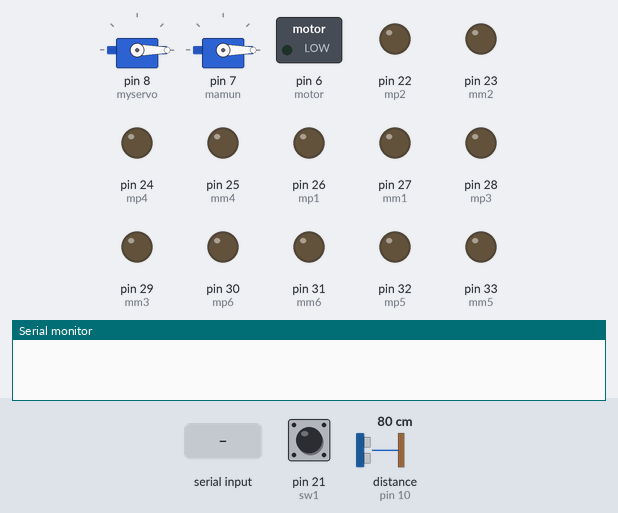
Recording of a sketch running on a simulated Arduino Mega 2560, built with avr-gcc and run on an emulated ATmega2560. Parts: 2 × servo, switched loads named in the sketch (green lamp = pin HIGH), output pins drawn as LEDs (lit = HIGH), the last lines printed to the serial monitor. Inputs (shaded band) come from the test bench; at power-on: pin 21 (sw1) HIGH, distance to the obstacle (sensor on pin 10) 80 cm. The echo pulse lasts 58.3 µs per cm; pins used as bus, display or sensor lines are not drawn.

Above: at 1.2 s.
1.3 s: "A" received over Serial
At 3.5 s:
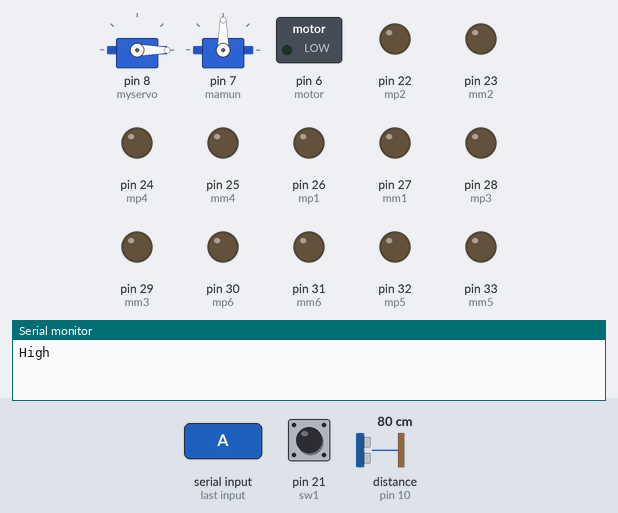
4.3 s: pin 21 (sw1) pulled LOW for 0.15 s
At 4.38 s:
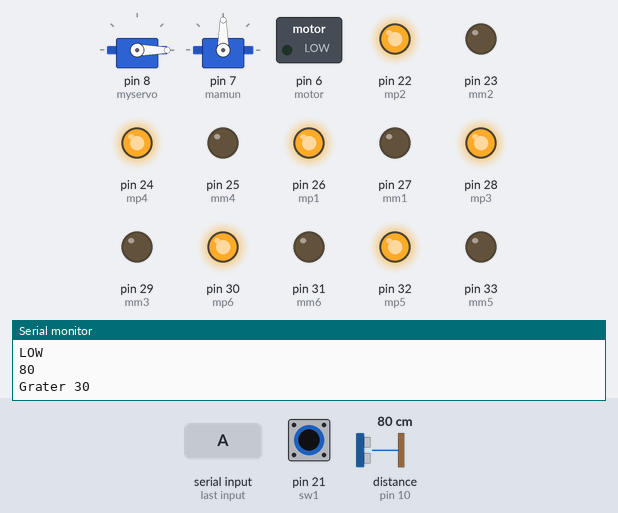
5.9 s: "D" received over Serial
At 6.6 s:
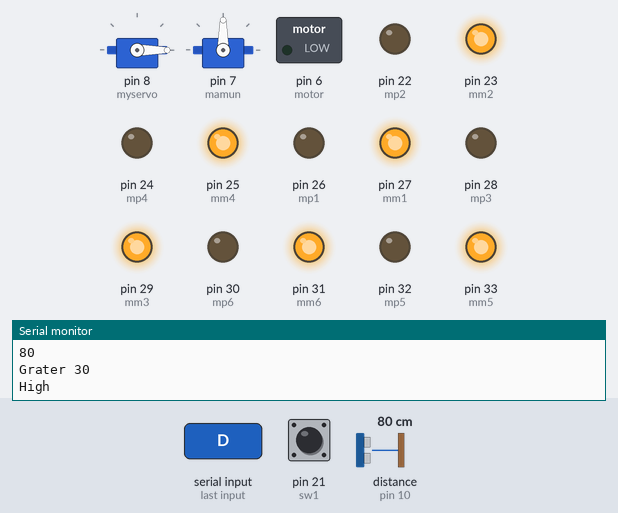
7.4 s: "L" received over Serial
At 7.7 s:
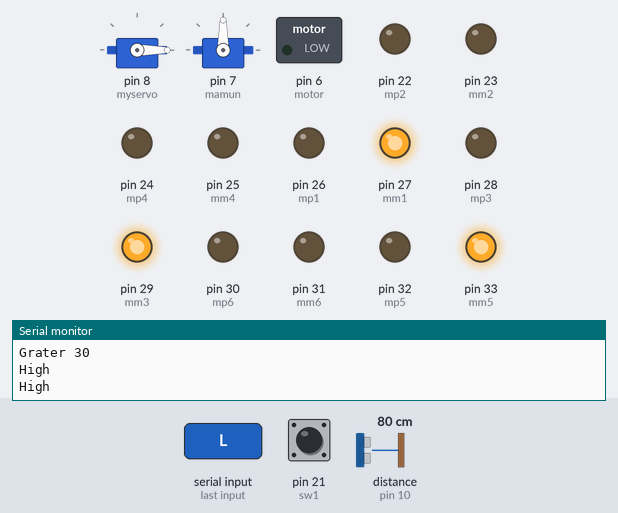
8.9 s: "R" received over Serial
At 10.1 s:
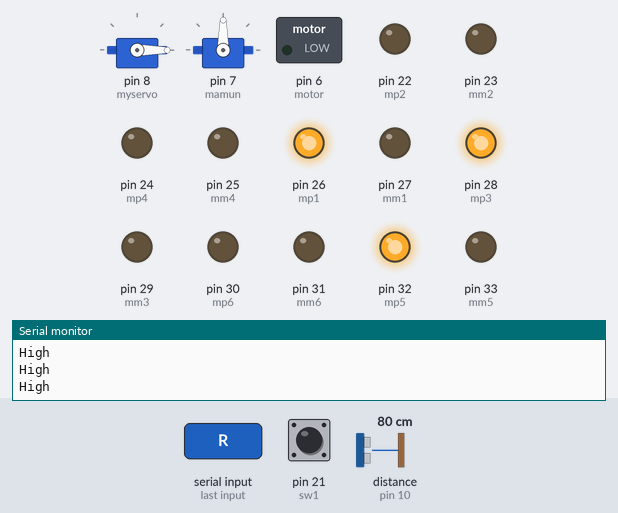
10.4 s: "B" received over Serial
At 12.9 s:
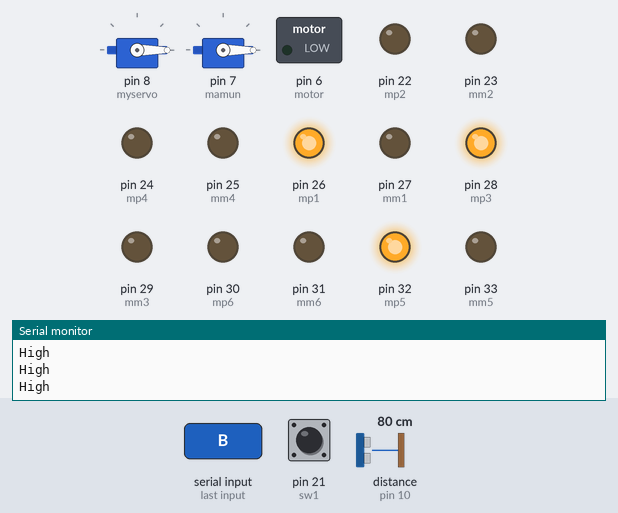
Timing chart, 0 to 14.4 s (numbered marks = the images above; inputs shaded):
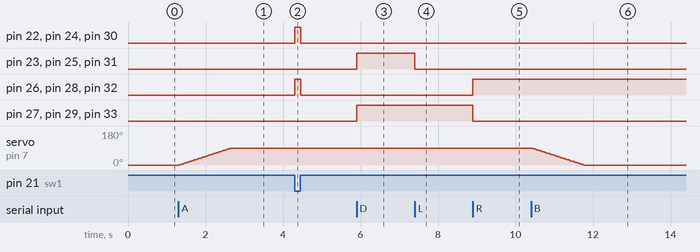

Measured:
- after the input at 1.3 s, servo on pin 7 (mamun): moves from 0° to 90° over 1.3 s, starting at once
- after the input at 4.3 s, pin 22 (mp2), pin 24 (mp4), pin 26 (mp1), pin 28 (mp3), pin 30 (mp6), pin 32 (mp5): LOW → HIGH at once, → LOW 0.16 s later
- after the input at 5.9 s, pin 23 (mm2), pin 25 (mm4), pin 27 (mm1), pin 29 (mm3), pin 31 (mm6), pin 33 (mm5): LOW → HIGH at once
- after the input at 7.4 s, pin 23 (mm2), pin 25 (mm4), pin 31 (mm6): HIGH → LOW at once
- after the input at 8.9 s, pin 26 (mp1), pin 28 (mp3), pin 32 (mp5): LOW → HIGH at once; pin 27 (mm1), pin 29 (mm3), pin 33 (mm5): HIGH → LOW at once
- after the input at 10.4 s, servo on pin 7 (mamun): moves from 90° to 0° over 1.3 s, starting at once

The sketch:

Mars_Robot_Demo.ino
```cpp
//#include "TimerOne.h" //for creating
int mp1=26,mm1=27,mp2=22,mm2=23,mp3=28,mm3=29,mp4=24,mm4=25,mp5=32,mm5=33,mp6=30,mm6=31;//motor
int ut=9,ue=10;//Ultrasonic sensor ut=tigger and ue=echo
int sm=8;//Servo motor
int sw1=21; // 2 external interrupt pin mean 21 pin in arduino mega                                 //,sw2=27; //Switch
int sp1=1,sp0=0; //speed of the wheel
 long duration, distance;
 //char a=" ";

 int motor=6;

 #include <Servo.h>

Servo myservo;
Servo mamun;

int pos = 0;
int pos1=0;

void setup() {

 myservo.attach(8);
 mamun.attach(7);


pinMode(mp1,OUTPUT);
pinMode(mm1,OUTPUT);
pinMode(mp2,OUTPUT);
pinMode(mm2,OUTPUT);
pinMode(mp3,OUTPUT);
pinMode(mm3,OUTPUT);
pinMode(mp4,OUTPUT);
pinMode(mm4,OUTPUT);
pinMode(mp5,OUTPUT);
pinMode(mm5,OUTPUT);
pinMode(mp6,OUTPUT);
pinMode(mm6,OUTPUT);

pinMode(motor,OUTPUT);

myservo.write(pos);         //positioning the zero position fo survo position
mamun.write(pos1);          //positioning the zero position fo survo position

pinMode(sw1,INPUT);

  pinMode(ut, OUTPUT);// ultrasonic sensor triger
  pinMode(ue, INPUT); // ultrasonic senosr echo
Serial.begin(9600);
//attachInterrupt(sw1,bluetooth,FALLING);

//Timer1.initialize(1000000); // monitor the distance in every 1 second
//Timer1.attachInterrupt(ultrasonic);

}
void forward()                                                       // car move forward
{
  digitalWrite(mp1,sp1);
  digitalWrite(mp2,sp1);
  digitalWrite(mp3,sp1);
  digitalWrite(mp4,sp1);
  digitalWrite(mp5,sp1);
  digitalWrite(mp6,sp1);

  digitalWrite(mm1,sp0);
  digitalWrite(mm2,sp0);
  digitalWrite(mm3,sp0);
  digitalWrite(mm4,sp0);
  digitalWrite(mm5,sp0);
  digitalWrite(mm6,sp0);
  }
  void backward()                                                      //car move backward
  {
  digitalWrite(mp1,sp0);
  digitalWrite(mp2,sp0);
  digitalWrite(mp3,sp0);
  digitalWrite(mp4,sp0);
  digitalWrite(mp5,sp0);
  digitalWrite(mp6,sp0);

  digitalWrite(mm1,sp1);
  digitalWrite(mm2,sp1);
  digitalWrite(mm3,sp1);
  digitalWrite(mm4,sp1);
  digitalWrite(mm5,sp1);
  digitalWrite(mm6,sp1);
    }
void leftside()                                                         //car move left side
{
    digitalWrite(mp1,sp0);
    digitalWrite(mm1,sp1);
    digitalWrite(mp3,sp0);
    digitalWrite(mm3,sp1);
    digitalWrite(mp5,sp0);
    digitalWrite(mm5,sp1);


     digitalWrite(mp2,sp0);
     digitalWrite(mm2,sp0);
     digitalWrite(mp4,sp0);
     digitalWrite(mm4,sp0);
     digitalWrite(mp6,sp0);
     digitalWrite(mm6,sp0);

  }
  void rightside()                                                      //car move right side
  {
    digitalWrite(mp1,sp1);
    digitalWrite(mm1,sp0);
    digitalWrite(mp3,sp1);
    digitalWrite(mm3,sp0);
    digitalWrite(mp5,sp1);
    digitalWrite(mm5,sp0);


     digitalWrite(mp2,sp0);
     digitalWrite(mm2,sp0);
     digitalWrite(mp4,sp0);
     digitalWrite(mm4,sp0);
     digitalWrite(mp6,sp0);
     digitalWrite(mm6,sp0);

    }
void Stop()                                                        // car stop it's movement
    {
   digitalWrite(mp1,sp0);
  digitalWrite(mp2,sp0);
  digitalWrite(mp3,sp0);
  digitalWrite(mp4,sp0);
  digitalWrite(mp5,sp0);
  digitalWrite(mp6,sp0);
   digitalWrite(mm1,sp0);
  digitalWrite(mm2,sp0);
  digitalWrite(mm3,sp0);
  digitalWrite(mm4,sp0);
  digitalWrite(mm5,sp0);
  digitalWrite(mm6,sp0);
      }

void ServoMotorOn()                                              // Survo motor start moving
{
  while(pos1<=90){
  for ( pos1 = 0; pos1 <= 90; pos1 += 1)                    // goes from 0 degrees to 180 degrees
  {
    mamun.write(pos1);                                           // tell servo to go to position in variable 'pos1'
    delay(15);
  }
}
}

void ServoMotorOff()                                          //servo motor move to the initial position
 {while(pos1>=0){
   for ( pos1 = 90; pos1 >= 0; pos1 -= 1)                  // goes from 180 degrees to 0 degrees
   {
    mamun.write(pos1);                                           // tell servo to go to position in variable 'pos1'
    delay(15);
  }
 }
}

void MotorOn()                                                  // motor start running
{
      analogWrite(motor,200);
      delay(200);
}
void MotorOff()                                                    // motor stop running
{
    analogWrite(motor,0);
      delay(20);
}

 long ultrasonic(){
  digitalWrite(ut, LOW);                                        // Added this line
  digitalWrite(ut, HIGH);
  delayMicroseconds(10);                                          // Added this line
  digitalWrite(ut, LOW);
  duration = pulseIn(ue, HIGH);
  distance = (duration/2) / 29.1;

// Serial.println(distance);//in cm(centemeter)

  return distance;
  }

void loop() {
Stop();

while(digitalRead(21)==HIGH)                                            //manual control
{
  //Serial.println("High");
    // Serial.println(a);
  while(Serial.available()){
//  a=Serial.read();
 Serial.println("High");
    // Serial.println(a);

switch(Serial.read()){
case 'U':
forward();                                                      // function for going upward
break;
case 'D':
backward();                                                    //function for going downward
break;
case 'L':
leftside();                                                   //function for going left
break;
case 'R':
rightside();                                                //function for going right
break;
case 'S':
Stop();                                                    //function for stop the car
break;
case 'A':
ServoMotorOn();                                            // function for survo motor move
break;
case 'B':
ServoMotorOff();                                           //function for survo motor moves to the initial positon
break;
case 'C':
MotorOn();                                                 // function for motor start running
break;
case 'E':
MotorOff();                                                //function for motor stop running
break;
}
}
}
// a=" ";


while(digitalRead(21)==LOW)  //auto control
{
  Serial.println("LOW");
long x=ultrasonic();
  Serial.println(x);

if(x>30){
  Serial.println("Grater 30");
   forward();
  }

 if(x<30) {
  Serial.println("Less 30");
  Stop();
   for (pos = 0; pos <= 180; pos += 1) {
    myservo.write(pos);

    leftside();
    // in steps of 1 degree
   }


    for (pos = 180; pos >= 0; pos -= 1) {
    myservo.write(pos);
    delay(15); }

}
}}
```
